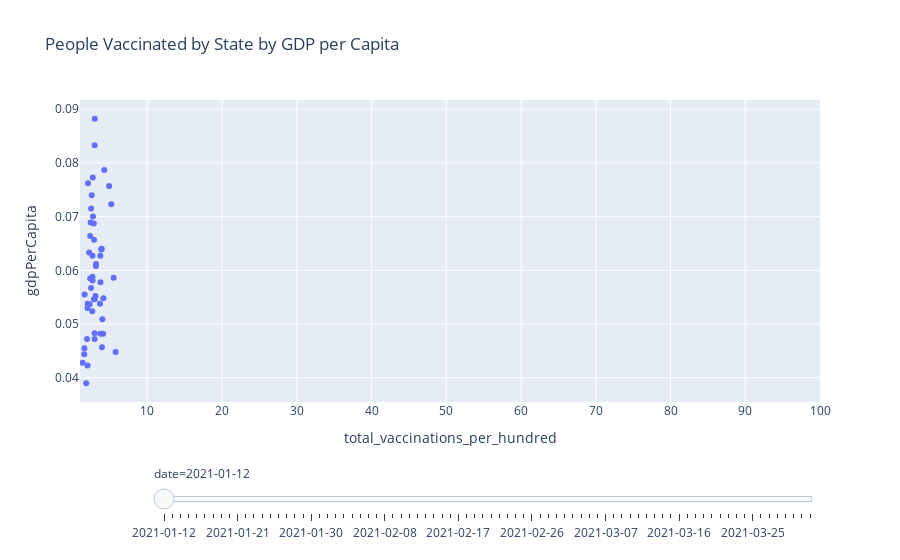

Here is the notebook cell this chart was saved with:
### Code cell
fig = px.scatter(gdp_vacc,
                 x = 'total_vaccinations_per_hundred',
                 y = 'gdpPerCapita',
                 animation_frame = 'date',
                 hover_name = 'location',
                 log_x = False,
                 size_max = 50,
                 range_x = [1, 100],
                 title = 'People Vaccinated by State by GDP per Capita')

fig['layout'].pop('updatemenus')

fig.show()

### Figure 1 — Plotly figure (JSON) as saved in the notebook; plotly's stock layout.template omitted (floating-point values rounded to 4 significant figures)
{"data": [{"hoverlabel": {"namelength": 0}, "hovertemplate": "<b>%{hovertext}</b><br><br>date=2021-01-12<br>total_vaccinations_per_hundred=%{x}<br>gdpPerCapita=%{y}", "hovertext": ["New York", "Massachusetts", "Connecticut", "Delaware", "California", "Alaska", "Washington", "North Dakota", "New Jersey", "Illinois", "Maryland", "Wyoming", "Hawaii", "Minnesota", "Colorado", "Nebraska", "Virginia", "Pennsylvania", "New Hampshire", "Texas", "Iowa", "Ohio", "South Dakota", "Wisconsin", "Kansas", "Rhode Island", "Oregon", "Georgia", "Louisiana", "Vermont", "Utah", "Indiana", "Tennessee", "North Carolina", "Michigan", "Nevada", "Missouri", "Oklahoma", "Florida", "Maine", "New Mexico", "Arizona", "Kentucky", "Montana", "Alabama", "West Virginia", "South Carolina", "Arkansas", "Idaho", "Mississippi"], "legendgroup": "", "marker": {"color": "#636efa", "symbol": "circle"}, "mode": "markers", "name": "", "showlegend": false, "type": "scatter", "x": [2.98, 2.96, 4.25, 2.71, 2.07, 4.9, 2.57, 5.18, 2.49, 2.74, 2.42, 2.85, 2.36, 2.88, 3.9, 3.85, 2.23, 2.67, 3.72, 3.14, 3.13, 2.67, 5.5, 2.36, 2.69, 3.74, 2.48, 1.61, 3.07, 4.13, 2.97, 2.85, 3.68, 2.02, 2.28, 2, 2.64, 3.99, 2.95, 4.09, 3.73, 1.94, 2.96, 3.94, 1.59, 5.77, 1.57, 1.35, 2.01, 1.83], "xaxis": "x", "y": [0.0882, 0.0833, 0.0787, 0.0773, 0.0762, 0.0757, 0.074, 0.0723, 0.0715, 0.07, 0.0689, 0.0687, 0.0664, 0.0657, 0.064, 0.0639, 0.0633, 0.0627, 0.0627, 0.0612, 0.0608, 0.0588, 0.0586, 0.0585, 0.0581, 0.0578, 0.0567, 0.0555, 0.0552, 0.0548, 0.0546, 0.0546, 0.0538, 0.0538, 0.0537, 0.053, 0.0524, 0.0509, 0.0483, 0.0482, 0.0482, 0.0472, 0.0472, 0.0457, 0.0455, 0.0448, 0.0444, 0.0428, 0.0423, 0.039], "yaxis": "y"}], "layout": {"legend": {"tracegroupgap": 0}, "sliders": [{"active": 0, "currentvalue": {"prefix": "date="}, "len": 0.9, "pad": {"b": 10, "t": 60}, "steps": [{"args": [["2021-01-12"], {"frame": {"duration": 0, "redraw": false}, "fromcurrent": true, "mode": "immediate", "transition": {"duration": 0, "easing": "linear"}}], "label": "2021-01-12", "method": "animate"}, {"args": [["2021-01-13"], {"frame": {"duration": 0, "redraw": false}, "fromcurrent": true, "mode": "immediate", "transition": {"duration": 0, "easing": "linear"}}], "label": "2021-01-13", "method": "animate"}, {"args": [["2021-01-14"], {"frame": {"duration": 0, "redraw": false}, "fromcurrent": true, "mode": "immediate", "transition": {"duration": 0, "easing": "linear"}}], "label": "2021-01-14", "method": "animate"}, {"args": [["2021-01-15"], {"frame": {"duration": 0, "redraw": false}, "fromcurrent": true, "mode": "immediate", "transition": {"duration": 0, "easing": "linear"}}], "label": "2021-01-15", "method": "animate"}, {"args": [["2021-01-16"], {"frame": {"duration": 0, "redraw": false}, "fromcurrent": true, "mode": "immediate", "transition": {"duration": 0, "easing": "linear"}}], "label": "2021-01-16", "method": "animate"}, {"args": [["2021-01-17"], {"frame": {"duration": 0, "redraw": false}, "fromcurrent": true, "mode": "immediate", "transition": {"duration": 0, "easing": "linear"}}], "label": "2021-01-17", "method": "animate"}, {"args": [["2021-01-18"], {"frame": {"duration": 0, "redraw": false}, "fromcurrent": true, "mode": "immediate", "transition": {"duration": 0, "easing": "linear"}}], "label": "2021-01-18", "method": "animate"}, {"args": [["2021-01-19"], {"frame": {"duration": 0, "redraw": false}, "fromcurrent": true, "mode": "immediate", "transition": {"duration": 0, "easing": "linear"}}], "label": "2021-01-19", "method": "animate"}, {"args": [["2021-01-20"], {"frame": {"duration": 0, "redraw": false}, "fromcurrent": true, "mode": "immediate", "transition": {"duration": 0, "easing": "linear"}}], "label": "2021-01-20", "method": "animate"}, {"args": [["2021-01-21"], {"frame": {"duration": 0, "redraw": false}, "fromcurrent": true, "mode": "immediate", "transition": {"duration": 0, "easing": "linear"}}], "label": "2021-01-21", "method": "animate"}, {"args": [["2021-01-22"], {"frame": {"duration": 0, "redraw": false}, "fromcurrent": true, "mode": "immediate", "transition": {"duration": 0, "easing": "linear"}}], "label": "2021-01-22", "method": "animate"}, {"args": [["2021-01-23"], {"frame": {"duration": 0, "redraw": false}, "fromcurrent": true, "mode": "immediate", "transition": {"duration": 0, "easing": "linear"}}], "label": "2021-01-23", "method": "animate"}, {"args": [["2021-01-24"], {"frame": {"duration": 0, "redraw": false}, "fromcurrent": true, "mode": "immediate", "transition": {"duration": 0, "easing": "linear"}}], "label": "2021-01-24", "method": "animate"}, {"args": [["2021-01-25"], {"frame": {"duration": 0, "redraw": false}, "fromcurrent": true, "mode": "immediate", "transition": {"duration": 0, "easing": "linear"}}], "label": "2021-01-25", "method": "animate"}, {"args": [["2021-01-26"], {"frame": {"duration": 0, "redraw": false}, "fromcurrent": true, "mode": "immediate", "transition": {"duration": 0, "easing": "linear"}}], "label": "2021-01-26", "method": "animate"}, {"args": [["2021-01-27"], {"frame": {"duration": 0, "redraw": false}, "fromcurrent": true, "mode": "immediate", "transition": {"duration": 0, "easing": "linear"}}], "label": "2021-01-27", "method": "animate"}, {"args": [["2021-01-28"], {"frame": {"duration": 0, "redraw": false}, "fromcurrent": true, "mode": "immediate", "transition": {"duration": 0, "easing": "linear"}}], "label": "2021-01-28", "method": "animate"}, {"args": [["2021-01-29"], {"frame": {"duration": 0, "redraw": false}, "fromcurrent": true, "mode": "immediate", "transition": {"duration": 0, "easing": "linear"}}], "label": "2021-01-29", "method": "animate"}, {"args": [["2021-01-30"], {"frame": {"duration": 0, "redraw": false}, "fromcurrent": true, "mode": "immediate", "transition": {"duration": 0, "easing": "linear"}}], "label": "2021-01-30", "method": "animate"}, {"args": [["2021-01-31"], {"frame": {"duration": 0, "redraw": false}, "fromcurrent": true, "mode": "immediate", "transition": {"duration": 0, "easing": "linear"}}], "label": "2021-01-31", "method": "animate"}, {"args": [["2021-02-01"], {"frame": {"duration": 0, "redraw": false}, "fromcurrent": true, "mode": "immediate", "transition": {"duration": 0, "easing": "linear"}}], "label": "2021-02-01", "method": "animate"}, {"args": [["2021-02-02"], {"frame": {"duration": 0, "redraw": false}, "fromcurrent": true, "mode": "immediate", "transition": {"duration": 0, "easing": "linear"}}], "label": "2021-02-02", "method": "animate"}, {"args": [["2021-02-03"], {"frame": {"duration": 0, "redraw": false}, "fromcurrent": true, "mode": "immediate", "transition": {"duration": 0, "easing": "linear"}}], "label": "2021-02-03", "method": "animate"}, {"args": [["2021-02-04"], {"frame": {"duration": 0, "redraw": false}, "fromcurrent": true, "mode": "immediate", "transition": {"duration": 0, "easing": "linear"}}], "label": "2021-02-04", "method": "animate"}, {"args": [["2021-02-05"], {"frame": {"duration": 0, "redraw": false}, "fromcurrent": true, "mode": "immediate", "transition": {"duration": 0, "easing": "linear"}}], "label": "2021-02-05", "method": "animate"}, {"args": [["2021-02-06"], {"frame": {"duration": 0, "redraw": false}, "fromcurrent": true, "mode": "immediate", "transition": {"duration": 0, "easing": "linear"}}], "label": "2021-02-06", "method": "animate"}, {"args": [["2021-02-07"], {"frame": {"duration": 0, "redraw": false}, "fromcurrent": true, "mode": "immediate", "transition": {"duration": 0, "easing": "linear"}}], "label": "2021-02-07", "method": "animate"}, {"args": [["2021-02-08"], {"frame": {"duration": 0, "redraw": false}, "fromcurrent": true, "mode": "immediate", "transition": {"duration": 0, "easing": "linear"}}], "label": "2021-02-08", "method": "animate"}, {"args": [["2021-02-09"], {"frame": {"duration": 0, "redraw": false}, "fromcurrent": true, "mode": "immediate", "transition": {"duration": 0, "easing": "linear"}}], "label": "2021-02-09", "method": "animate"}, {"args": [["2021-02-10"], {"frame": {"duration": 0, "redraw": false}, "fromcurrent": true, "mode": "immediate", "transition": {"duration": 0, "easing": "linear"}}], "label": "2021-02-10", "method": "animate"}, {"args": [["2021-02-11"], {"frame": {"duration": 0, "redraw": false}, "fromcurrent": true, "mode": "immediate", "transition": {"duration": 0, "easing": "linear"}}], "label": "2021-02-11", "method": "animate"}, {"args": [["2021-02-12"], {"frame": {"duration": 0, "redraw": false}, "fromcurrent": true, "mode": "immediate", "transition": {"duration": 0, "easing": "linear"}}], "label": "2021-02-12", "method": "animate"}, {"args": [["2021-02-13"], {"frame": {"duration": 0, "redraw": false}, "fromcurrent": true, "mode": "immediate", "transition": {"duration": 0, "easing": "linear"}}], "label": "2021-02-13", "method": "animate"}, {"args": [["2021-02-14"], {"frame": {"duration": 0, "redraw": false}, "fromcurrent": true, "mode": "immediate", "transition": {"duration": 0, "easing": "linear"}}], "label": "2021-02-14", "method": "animate"}, {"args": [["2021-02-15"], {"frame": {"duration": 0, "redraw": false}, "fromcurrent": true, "mode": "immediate", "transition": {"duration": 0, "easing": "linear"}}], "label": "2021-02-15", "method": "animate"}, {"args": [["2021-02-16"], {"frame": {"duration": 0, "redraw": false}, "fromcurrent": true, "mode": "immediate", "transition": {"duration": 0, "easing": "linear"}}], "label": "2021-02-16", "method": "animate"}, {"args": [["2021-02-17"], {"frame": {"duration": 0, "redraw": false}, "fromcurrent": true, "mode": "immediate", "transition": {"duration": 0, "easing": "linear"}}], "label": "2021-02-17", "method": "animate"}, {"args": [["2021-02-18"], {"frame": {"duration": 0, "redraw": false}, "fromcurrent": true, "mode": "immediate", "transition": {"duration": 0, "easing": "linear"}}], "label": "2021-02-18", "method": "animate"}, {"args": [["2021-02-19"], {"frame": {"duration": 0, "redraw": false}, "fromcurrent": true, "mode": "immediate", "transition": {"duration": 0, "easing": "linear"}}], "label": "2021-02-19", "method": "animate"}, {"args": [["2021-02-20"], {"frame": {"duration": 0, "redraw": false}, "fromcurrent": true, "mode": "immediate", "transition": {"duration": 0, "easing": "linear"}}], "label": "2021-02-20", "method": "animate"}, {"args": [["2021-02-21"], {"frame": {"duration": 0, "redraw": false}, "fromcurrent": true, "mode": "immediate", "transition": {"duration": 0, "easing": "linear"}}], "label": "2021-02-21", "method": "animate"}, {"args": [["2021-02-22"], {"frame": {"duration": 0, "redraw": false}, "fromcurrent": true, "mode": "immediate", "transition": {"duration": 0, "easing": "linear"}}], "label": "2021-02-22", "method": "animate"}, {"args": [["2021-02-23"], {"frame": {"duration": 0, "redraw": false}, "fromcurrent": true, "mode": "immediate", "transition": {"duration": 0, "easing": "linear"}}], "label": "2021-02-23", "method": "animate"}, {"args": [["2021-02-24"], {"frame": {"duration": 0, "redraw": false}, "fromcurrent": true, "mode": "immediate", "transition": {"duration": 0, "easing": "linear"}}], "label": "2021-02-24", "method": "animate"}, {"args": [["2021-02-25"], {"frame": {"duration": 0, "redraw": false}, "fromcurrent": true, "mode": "immediate", "transition": {"duration": 0, "easing": "linear"}}], "label": "2021-02-25", "method": "animate"}, {"args": [["2021-02-26"], {"frame": {"duration": 0, "redraw": false}, "fromcurrent": true, "mode": "immediate", "transition": {"duration": 0, "easing": "linear"}}], "label": "2021-02-26", "method": "animate"}, {"args": [["2021-02-27"], {"frame": {"duration": 0, "redraw": false}, "fromcurrent": true, "mode": "immediate", "transition": {"duration": 0, "easing": "linear"}}], "label": "2021-02-27", "method": "animate"}, {"args": [["2021-02-28"], {"frame": {"duration": 0, "redraw": false}, "fromcurrent": true, "mode": "immediate", "transition": {"duration": 0, "easing": "linear"}}], "label": "2021-02-28", "method": "animate"}, {"args": [["2021-03-01"], {"frame": {"duration": 0, "redraw": false}, "fromcurrent": true, "mode": "immediate", "transition": {"duration": 0, "easing": "linear"}}], "label": "2021-03-01", "method": "animate"}, {"args": [["2021-03-02"], {"frame": {"duration": 0, "redraw": false}, "fromcurrent": true, "mode": "immediate", "transition": {"duration": 0, "easing": "linear"}}], "label": "2021-03-02", "method": "animate"}, {"args": [["2021-03-03"], {"frame": {"duration": 0, "redraw": false}, "fromcurrent": true, "mode": "immediate", "transition": {"duration": 0, "easing": "linear"}}], "label": "2021-03-03", "method": "animate"}, {"args": [["2021-03-04"], {"frame": {"duration": 0, "redraw": false}, "fromcurrent": true, "mode": "immediate", "transition": {"duration": 0, "easing": "linear"}}], "label": "2021-03-04", "method": "animate"}, {"args": [["2021-03-05"], {"frame": {"duration": 0, "redraw": false}, "fromcurrent": true, "mode": "immediate", "transition": {"duration": 0, "easing": "linear"}}], "label": "2021-03-05", "method": "animate"}, {"args": [["2021-03-06"], {"frame": {"duration": 0, "redraw": false}, "fromcurrent": true, "mode": "immediate", "transition": {"duration": 0, "easing": "linear"}}], "label": "2021-03-06", "method": "animate"}, {"args": [["2021-03-07"], {"frame": {"duration": 0, "redraw": false}, "fromcurrent": true, "mode": "immediate", "transition": {"duration": 0, "easing": "linear"}}], "label": "2021-03-07", "method": "animate"}, {"args": [["2021-03-08"], {"frame": {"duration": 0, "redraw": false}, "fromcurrent": true, "mode": "immediate", "transition": {"duration": 0, "easing": "linear"}}], "label": "2021-03-08", "method": "animate"}, {"args": [["2021-03-09"], {"frame": {"duration": 0, "redraw": false}, "fromcurrent": true, "mode": "immediate", "transition": {"duration": 0, "easing": "linear"}}], "label": "2021-03-09", "method": "animate"}, {"args": [["2021-03-10"], {"frame": {"duration": 0, "redraw": false}, "fromcurrent": true, "mode": "immediate", "transition": {"duration": 0, "easing": "linear"}}], "label": "2021-03-10", "method": "animate"}, {"args": [["2021-03-11"], {"frame": {"duration": 0, "redraw": false}, "fromcurrent": true, "mode": "immediate", "transition": {"duration": 0, "easing": "linear"}}], "label": "2021-03-11", "method": "animate"}, {"args": [["2021-03-12"], {"frame": {"duration": 0, "redraw": false}, "fromcurrent": true, "mode": "immediate", "transition": {"duration": 0, "easing": "linear"}}], "label": "2021-03-12", "method": "animate"}, {"args": [["2021-03-13"], {"frame": {"duration": 0, "redraw": false}, "fromcurrent": true, "mode": "immediate", "transition": {"duration": 0, "easing": "linear"}}], "label": "2021-03-13", "method": "animate"}, {"args": [["2021-03-14"], {"frame": {"duration": 0, "redraw": false}, "fromcurrent": true, "mode": "immediate", "transition": {"duration": 0, "easing": "linear"}}], "label": "2021-03-14", "method": "animate"}, {"args": [["2021-03-15"], {"frame": {"duration": 0, "redraw": false}, "fromcurrent": true, "mode": "immediate", "transition": {"duration": 0, "easing": "linear"}}], "label": "2021-03-15", "method": "animate"}, {"args": [["2021-03-16"], {"frame": {"duration": 0, "redraw": false}, "fromcurrent": true, "mode": "immediate", "transition": {"duration": 0, "easing": "linear"}}], "label": "2021-03-16", "method": "animate"}, {"args": [["2021-03-17"], {"frame": {"duration": 0, "redraw": false}, "fromcurrent": true, "mode": "immediate", "transition": {"duration": 0, "easing": "linear"}}], "label": "2021-03-17", "method": "animate"}, {"args": [["2021-03-18"], {"frame": {"duration": 0, "redraw": false}, "fromcurrent": true, "mode": "immediate", "transition": {"duration": 0, "easing": "linear"}}], "label": "2021-03-18", "method": "animate"}, {"args": [["2021-03-19"], {"frame": {"duration": 0, "redraw": false}, "fromcurrent": true, "mode": "immediate", "transition": {"duration": 0, "easing": "linear"}}], "label": "2021-03-19", "method": "animate"}, {"args": [["2021-03-20"], {"frame": {"duration": 0, "redraw": false}, "fromcurrent": true, "mode": "immediate", "transition": {"duration": 0, "easing": "linear"}}], "label": "2021-03-20", "method": "animate"}, {"args": [["2021-03-21"], {"frame": {"duration": 0, "redraw": false}, "fromcurrent": true, "mode": "immediate", "transition": {"duration": 0, "easing": "linear"}}], "label": "2021-03-21", "method": "animate"}, {"args": [["2021-03-22"], {"frame": {"duration": 0, "redraw": false}, "fromcurrent": true, "mode": "immediate", "transition": {"duration": 0, "easing": "linear"}}], "label": "2021-03-22", "method": "animate"}, {"args": [["2021-03-23"], {"frame": {"duration": 0, "redraw": false}, "fromcurrent": true, "mode": "immediate", "transition": {"duration": 0, "easing": "linear"}}], "label": "2021-03-23", "method": "animate"}, {"args": [["2021-03-24"], {"frame": {"duration": 0, "redraw": false}, "fromcurrent": true, "mode": "immediate", "transition": {"duration": 0, "easing": "linear"}}], "label": "2021-03-24", "method": "animate"}, {"args": [["2021-03-25"], {"frame": {"duration": 0, "redraw": false}, "fromcurrent": true, "mode": "immediate", "transition": {"duration": 0, "easing": "linear"}}], "label": "2021-03-25", "method": "animate"}, {"args": [["2021-03-26"], {"frame": {"duration": 0, "redraw": false}, "fromcurrent": true, "mode": "immediate", "transition": {"duration": 0, "easing": "linear"}}], "label": "2021-03-26", "method": "animate"}, {"args": [["2021-03-27"], {"frame": {"duration": 0, "redraw": false}, "fromcurrent": true, "mode": "immediate", "transition": {"duration": 0, "easing": "linear"}}], "label": "2021-03-27", "method": "animate"}, {"args": [["2021-03-28"], {"frame": {"duration": 0, "redraw": false}, "fromcurrent": true, "mode": "immediate", "transition": {"duration": 0, "easing": "linear"}}], "label": "2021-03-28", "method": "animate"}, {"args": [["2021-03-29"], {"frame": {"duration": 0, "redraw": false}, "fromcurrent": true, "mode": "immediate", "transition": {"duration": 0, "easing": "linear"}}], "label": "2021-03-29", "method": "animate"}, {"args": [["2021-03-30"], {"frame": {"duration": 0, "redraw": false}, "fromcurrent": true, "mode": "immediate", "transition": {"duration": 0, "easing": "linear"}}], "label": "2021-03-30", "method": "animate"}, {"args": [["2021-03-31"], {"frame": {"duration": 0, "redraw": false}, "fromcurrent": true, "mode": "immediate", "transition": {"duration": 0, "easing": "linear"}}], "label": "2021-03-31", "method": "animate"}, {"args": [["2021-04-01"], {"frame": {"duration": 0, "redraw": false}, "fromcurrent": true, "mode": "immediate", "transition": {"duration": 0, "easing": "linear"}}], "label": "2021-04-01", "method": "animate"}], "x": 0.1, "xanchor": "left", "y": 0, "yanchor": "top"}], "title": {"text": "People Vaccinated by State by GDP per Capita"}, "xaxis": {"anchor": "y", "domain": [0, 1], "range": [1, 100], "title": {"text": "total_vaccinations_per_hundred"}}, "yaxis": {"anchor": "x", "domain": [0, 1], "title": {"text": "gdpPerCapita"}}}}
